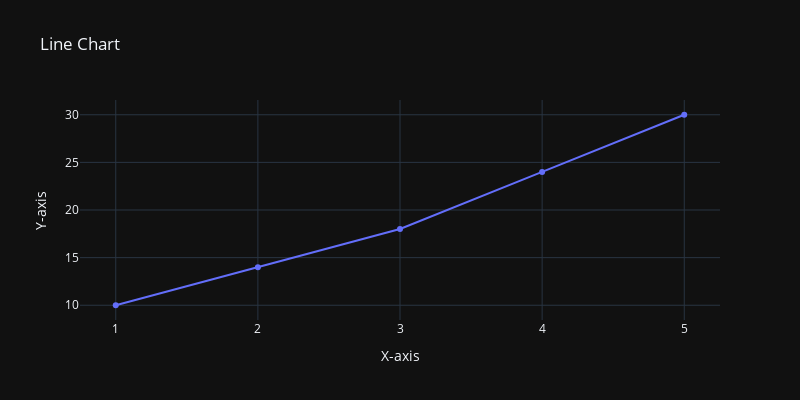

The code cell stored with this chart in its notebook:
### Code cell
x = [1,2,3,4,5]
y = [10,14,18,24,30]
fig = px.line(x=x, y=y, title='Line Chart', labels={'x':'X-axis', 'y':'Y-axis'},
width=800, height=400, template='plotly_dark', markers=True)
fig.show()

### Figure 1 — Plotly figure (JSON) as saved in the notebook; plotly's stock layout.template omitted (floating-point values rounded to 4 significant figures)
{"data": [{"hovertemplate": "X-axis=%{x}<br>Y-axis=%{y}<extra></extra>", "legendgroup": "", "line": {"color": "#636efa", "dash": "solid"}, "marker": {"symbol": "circle"}, "mode": "lines+markers", "name": "", "orientation": "v", "showlegend": false, "type": "scatter", "x": [1, 2, 3, 4, 5], "xaxis": "x", "y": [10, 14, 18, 24, 30], "yaxis": "y"}], "layout": {"height": 400, "legend": {"tracegroupgap": 0}, "title": {"text": "Line Chart"}, "width": 800, "xaxis": {"anchor": "y", "domain": [0, 1], "title": {"text": "X-axis"}}, "yaxis": {"anchor": "x", "domain": [0, 1], "title": {"text": "Y-axis"}}}}
